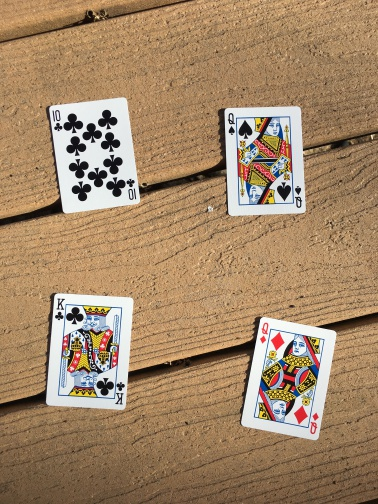
#> input picture Python/opencv-tutorial-master/images/cards/main_image/cards.JPG, 378 x 504 px, found by its file name
$ python RecognizeCards_No_Delphi.py   (older library calls are emulated)
#> lines starting #> are read from the running program, lines starting #| are printed output that depends on the picture; after the words box and inside, x2 and y2 are one past the last pixel; in counts of white or black regions, pixels touching at a corner belong together
import cv2
import os
import sys
# [8 lines of commented-out code are left out]

def find_features(img1):
    try:
        correct_matches_dct = {}
        directory = 'C:\\Work\\EKON25\\Python\\opencv-tutorial-master\\images\\cards\\sample\\'
        #sys.stdout.write(directory + '\n')
        for image in os.listdir(directory):
            #sys.stdout.write(image + '\n');
            img2 = cv2.imread(directory + image, 0)
            orb = cv2.ORB_create()
            kp1, des1 = orb.detectAndCompute(img1, None)
            kp2, des2 = orb.detectAndCompute(img2, None)
            bf = cv2.BFMatcher()
            matches = bf.knnMatch(des1, des2, k=2)
            correct_matches = []
            for m, n in matches:
                if m.distance < 0.75*n.distance:
                    correct_matches.append([m])
                    correct_matches_dct[image.split('.')[0]] = len(correct_matches)
        correct_matches_dct = dict(sorted(correct_matches_dct.items(),
                                   key=lambda item: item[1], reverse=True))
    except Exception as e:
        sys.stdout.write('Error: ' + str(e))
    return list(correct_matches_dct.keys())[0]


def find_contours_of_cards(image):
    try:
        blurred = cv2.GaussianBlur(image, (3, 3), 0)
        T, thresh_img = cv2.threshold(blurred, 215, 255, cv2.THRESH_BINARY)

        # https://pythonexamples.org/python-opencv-cv2-find-contours-in-image/
        #(_, cnts, _) = cv2.findContours(thresh_img, cv2.RETR_EXTERNAL, cv2.CHAIN_APPROX_SIMPLE)
        (cnts, _) = cv2.findContours(thresh_img, cv2.RETR_EXTERNAL, cv2.CHAIN_APPROX_SIMPLE)
    except Exception as e:
        sys.stdout.write('Error: ' + str(e))
    return cnts


def find_coordinates_of_cards(cnts, image):
    cards_coordinates = {}
    cards_coordinates_by_index = {}
    for i in range(0, len(cnts)):
        #sys.stdout.write('i=' + str(i) + '\n')
        x, y, w, h = cv2.boundingRect(cnts[i])
        if w > 20 and h > 30:
            img_crop = image[y - 15:y + h + 15, x - 15:x + w + 15]
            cards_name = find_features(img_crop)
            cards_coordinates[cards_name] = (x - 15, y - 15, x + w + 15, y + h + 15)
            # [7 lines of commented-out code are left out]
            card = {}
            card['x1'] = x - 15
            card['y1'] = y - 15
            card['x2'] = x + w + 15
            card['y2'] = y + h + 15
            card['name'] = cards_name

            #Check dupliates
            has_duplicate = False
            duplicte_index = 0
            for key, value in cards_coordinates_by_index.items():
                #if card['name'] == value['name']:
                #print(value['name'])
                if (card['name'] == value['name']) and \
                    (int(card['x1']) > int(value['x1'])) and \
                    (int(card['x1']) < int(value['x2'])) and \
                    (int(card['y2']) > int(value['y1'])) and \
                    (int(card['y2']) < int(value['y2'])):
                    #(((int(card['x1']) > int(value['x1'])) and (int(card['x1']) < int(value['x2']))): # and \
                    #(((int(card['y2']) > int(value['y1'])) and (int(card['y2']) < int(value['y2']))):
                     has_duplicate = True
                     duplicte_index = key
                     continue

            if not has_duplicate:
                cards_coordinates_by_index[i] = card
            else:
                print('We have duplicate with card name = ' + card['name'] + ' and index = ' + str(duplicte_index))
                cards_coordinates_by_index[duplicte_index] = card

    #print('cards_coordinates array size = ' + str(len(cards_coordinates)) + '\n')
    print('cards_coordinates_by_index array size = ' + str(len(cards_coordinates_by_index)) + '\n')
    #return cards_coordinates
    return cards_coordinates_by_index


def draw_rectangle_aroud_cards(cards_coordinates, image):
    for key, value in cards_coordinates.items():
        rec = cv2.rectangle(image, (value['x1'], value['y1']), (value['x2'], value['y2']), (255, 255, 0), 2)
        cv2.putText(rec, value['name'], (value['x1'], value['y1'] - 10), cv2.FONT_HERSHEY_SIMPLEX, 0.5, (36, 255, 12), 1)
        #rec = cv2.rectangle(image, (value[0], value[1]), (value[2], value[3]), (255, 255, 0), 2)
        #cv2.putText(rec, key, (value[0], value[1] - 10), cv2.FONT_HERSHEY_SIMPLEX, 0.5, (36, 255, 12), 1)
    cv2.imshow('Image', image)
    cv2.waitKey(0)


if __name__ == '__main__':
    #main_image = cv2.imread('C:\Work\EKON25\Python\opencv-tutorial-master\images\cards\main_image\cards-complicated.jpg')
    main_image = cv2.imread('C:\Work\EKON25\Python\opencv-tutorial-master\images\cards\main_image\cards.jpg')
#> main_image is the input picture: shape (504, 378, 3); mean B, G, R 104.3, 135, 163.5
    gray_main_image = cv2.cvtColor(main_image, cv2.COLOR_BGR2GRAY)
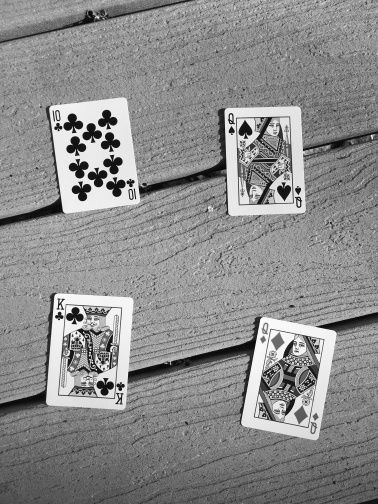
#> gray_main_image: shape (504, 378); min 4, max 253, mean 140
    cv2.imwrite('C:\Work\EKON25\Python\opencv-tutorial-master\images\cards\main_image\graycards.jpg', gray_main_image)
    contours = find_contours_of_cards(gray_main_image)
#> in find_contours_of_cards, `blurred = cv2.GaussianBlur(image, (3, 3), 0)`:
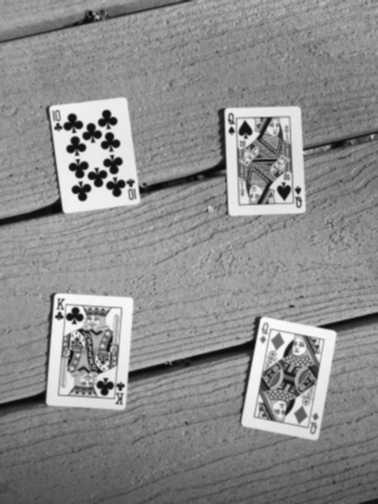
#> blurred: shape (504, 378); min 8, max 250, mean 140
#> in find_contours_of_cards, `T, thresh_img = cv2.threshold(blurred, 215, 255, cv2.THRESH_BINARY)`:
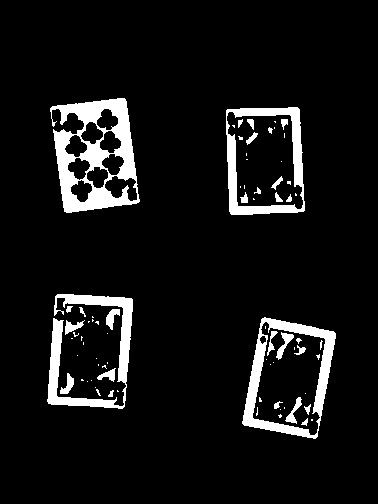
#> thresh_img: shape (504, 378); 7.8% white; 76 white regions (48 under 20 px)
#> in find_contours_of_cards, `(cnts, _) = cv2.findContours(thresh_img, cv2.RETR_EXTERNAL, cv2.CHAIN_..`: cnts = 31 contours, 22 with area under 20; largest, box (x1, y1, x2, y2) and area: (242, 317, 336, 439) 8250, (226, 107, 305, 215) 7738, (50, 98, 140, 213) 7512, (47, 294, 133, 409) 2469, (106, 309, 120, 330) 126
#> contours has the same summary as cnts in find_contours_of_cards
    cards_location = find_coordinates_of_cards(contours, gray_main_image)
#> in find_coordinates_of_cards, `x, y, w, h = cv2.boundingRect(cnts[i])`: x = 117; y = 390; w = 2
#> cards_location = 4 items

    #print('Array values from Delphi code = ' + str(opencv_demo_Delphi_module.get_array_from_Delphi_code()))
    #amountoffoundcards.Value = len(cards_location)
    #card_contours.Value = cards_location

    draw_rectangle_aroud_cards(cards_location, main_image)
#> the loop in draw_rectangle_aroud_cards, `for key, value in cards_coordinates.items():` made 4 passes
#> key on passes 1 to 4: 23, 28, 29, 30
#> pass 2, in draw_rectangle_aroud_cards, `rec = cv2.rectangle(image, (value['x1'], value['y1']), (value['x2'], v..`:
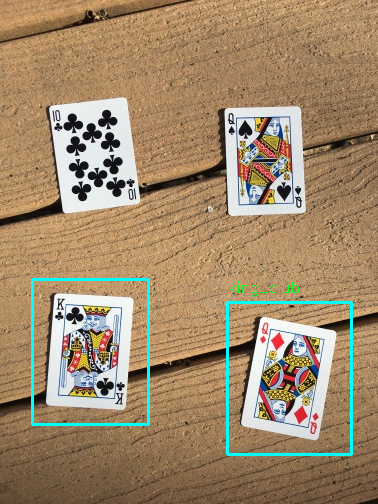
#> rec: shape (504, 378, 3); mean B, G, R 107, 137.2, 160.6
#> pass 3, in draw_rectangle_aroud_cards, `rec = cv2.rectangle(image, (value['x1'], value['y1']), (value['x2'], v..`:
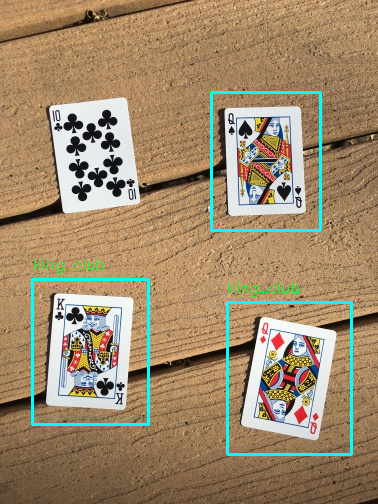
#> rec: shape (504, 378, 3); 0.86% of pixels changed, all inside (x1, y1, x2, y2) = (34, 91, 322, 274)
